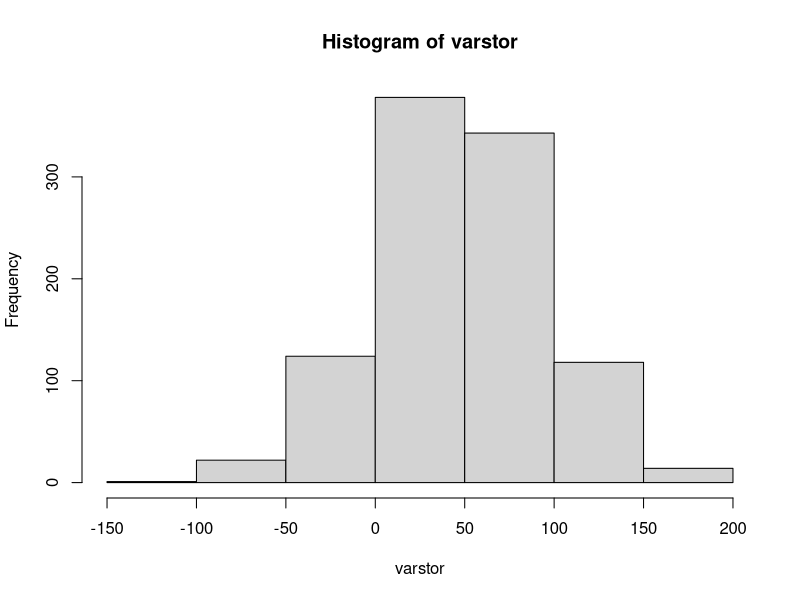

This figure's R source:
## ---- chunk 1
knitr::opts_chunk$set(echo = TRUE)
## ---- chunk 2
require(tidyverse)

## ---- chunk 3
days=1:365
count=1135
repeatn=1000
varstor=numeric()
for (j in 1:repeatn){
brownlow = 0
for (i in 1:count) {
  sam=sample(days,size=29,replace = T)
  y=duplicated(sam)
  if (sum(y)>0) brownlow=brownlow+1
  else brownlow = brownlow - 2

}
varstor[j]=brownlow
}
hist(varstor)
var(varstor)
print(paste('average return =', mean(varstor)))

## ---- chunk 4
varStorted = sort(varstor)
LCL = varStorted[25]
UCL = varStorted[975]
print(paste('UCL = ',UCL,'LCL = ',LCL))

